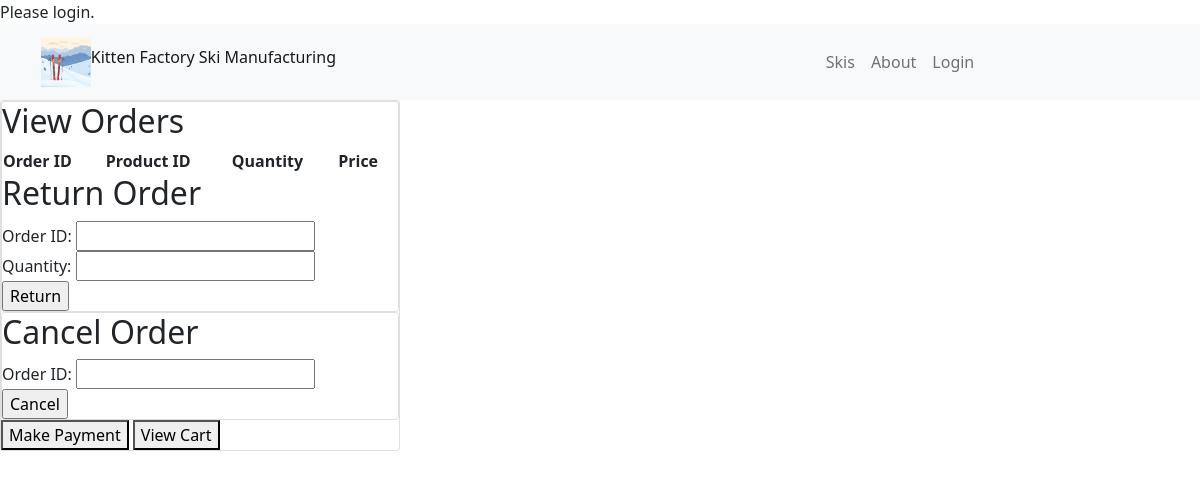
The page /manageorders/manageorders.php on the database as committed earlier.
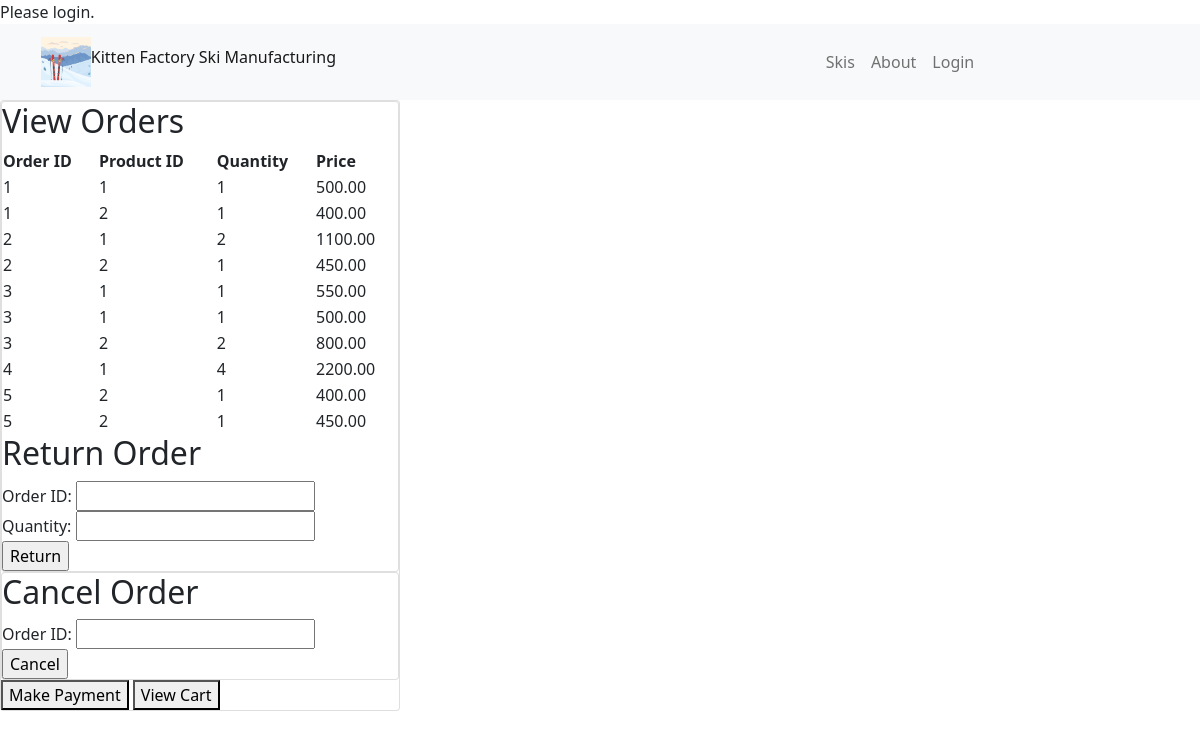
The same page on the database as committed later.
### tables this page shows
CREATE TABLE order_line (
	order_id INT(11) NOT NULL,
	line_id INT(11) NOT NULL,
	product_id INT(11) NOT NULL,
	ski_size VARCHAR(100) NOT NULL,
	quantity_ordered INT(3) NOT NULL,
	price_paid DECIMAL(8,2) NOT NULL,
	PRIMARY KEY(order_id, line_id),
	FOREIGN KEY(order_id) REFERENCES order_table(order_id),
	FOREIGN KEY(product_id) REFERENCES product(product_id)
);

### manageorders/manageorders.php (the view, shortened to what this page needs)
<!DOCTYPE html>
<html lang="en">
<head>
    <link href="https://cdn.jsdelivr.net/npm/bootstrap@5.1.3/dist/css/bootstrap.min.css" rel="stylesheet">
<?php
if(isset($_SESSION['username'])){
	$username = $_SESSION['username'];
	echo "Welcome back $username <br>";
}else{
	echo "Please login.<br>";
}
include_once "../home/home.php";
require_once "../login/logininfo.php";
$conn = new mysqli($hn, $un, $pw, $db);
$query = "SELECT * FROM order_line";
$result = $conn->query($query);
$rows = $result->num_rows;
echo <<<_END
    <title>Login</title>
</head>
<body>
<div class="card" style="width: 25rem;">
<div class='card'>
<h2> View Orders </h2>
<table>
<tr>
<th>Order ID</th><th>Product ID</th><th>Quantity</th><th>Price</th>
</tr>
_END;
for($j=0; $j<$rows; $j++)
{
    $row = $result->fetch_array(MYSQLI_ASSOC);
echo "<tr>";
echo "<td>" . $row[order_id] . "</td>";
echo "<td>" . $row[product_id] . "</td>";
echo "<td>" . $row[quantity_ordered] . "</td>";
echo "<td>" . $row[price_paid] . "</td>";
echo "</tr>";
}
echo "</table>";
echo <<<_END
<h2> Return Order</h2>
<form method='POST'>
Order ID: <input type='text' name='order_id'>
<br>
Quantity: <input type='text' name='quantity'>
<br>
<input type='submit' value='Return'>
</form>
</div>
<div class="card">
<h2>Cancel Order</h2>
<form method='POST'>
Order ID: <input type='text' name='order_id_cancel'>
<br>
<input type='submit' value='Cancel'>
</form>
</div>
</body>
<footer>
<a href='../payment/Payment.php'><button> Make Payment </button></a>
<a href='../viewcart/ViewCart.php'><button> View Cart </button></a>
</footer>
_END;
?>

### home/home.php (shortened to what this page needs)
<!DOCTYPE html>
<html lang="en">
<head>
<link href="https://cdn.jsdelivr.net/npm/bootstrap@5.1.3/dist/css/bootstrap.min.css" rel="stylesheet">
</head>
<nav class="navbar navbar-expand-lg navbar-light bg-light">
<div class="container" >
    <a class="navbar-brand" href="../shop/shop.php" id="title">
      <img src="../images/logo.png" alt="" width="50" height="50">
      <h6> Kitten Factory Ski Manufacturing</h6>
    </a>
  </div>
  <div class="container-fluid" id='buttons_cont'>
    <div class="collapse navbar-collapse" id="navbarNavDropdown">
      <ul class="navbar-nav">
      <li class="nav-item">
          <a class="nav-link" aria-current="page" href="../shop/shop.php">Skis</a>
        </li>
        <li class="nav-item">
          <a class="nav-link" aria-current="page" href="../about/aboutus.php">About</a>
        </li>
      <?php
      if(isset($_SESSION['username'])){
        echo <<<_END
        <li class="nav-item">
          <a class="nav-link" href="../home/signout.php">Sign out</a>
        </li>
      _END;
      }
      else {
        echo <<<_END
        <li class="nav-item">
          <a class="nav-link" href="../login/login.php">Login</a>
        </li>
      _END;
      }
      ?>
      </ul>
    </div>
  </div>
</nav>
<body>
</body>
</html>

Rows that differ between the two databases and show on the page:
added order_line: order "1", product "1", quantity_ordered "1", price_paid "500.00"
added order_line: order "1", product "2", quantity_ordered "1", price_paid "400.00"
added order_line: order "2", product "1", quantity_ordered "2", price_paid "1100.00"
added order_line: order "2", product "2", quantity_ordered "1", price_paid "450.00"
added order_line: order "3", product "1", quantity_ordered "1", price_paid "550.00"
added order_line: order "3", product "1", quantity_ordered "1", price_paid "500.00"
added order_line: order "3", product "2", quantity_ordered "2", price_paid "800.00"
added order_line: order "4", product "1", quantity_ordered "4", price_paid "2200.00"
added order_line: order "5", product "2", quantity_ordered "1", price_paid "400.00"
added order_line: order "5", product "2", quantity_ordered "1", price_paid "450.00"
